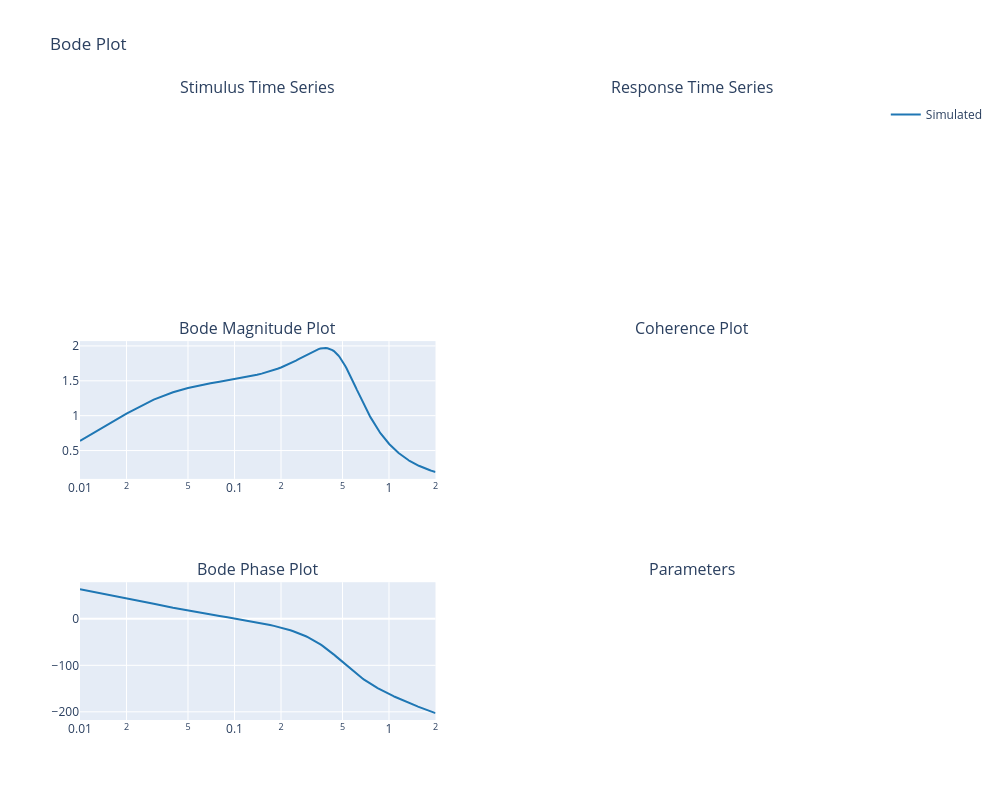

Notebook cell for this chart:
### Code cell
# Run time domain simulations

# Define the stimulus
samplingrate = 90  # Hz
stim = bp.make_stimulus(type="prts_20s", samplingrate=samplingrate)
time = np.arange(0, len(stim) / samplingrate, 1 / samplingrate)

# Set stimulus and samplingrate in model
model.samplingrate = samplingrate
model.stimulus = stim

# Run time domain simulation
TDsim = model.simulate_TD()

model.plot()

### Figure 1 — Plotly figure (JSON) as saved in the notebook; plotly's stock layout.template omitted (floating-point values rounded to 4 significant figures; data arrays with more than 128 entries replaced by an {"elided": "..."} marker saying what was removed)
{"data": [{"line": {"color": "#1f77b4"}, "mode": "lines", "name": "Simulated", "showlegend": true, "type": "scatter", "x": {"elided": "200 float values"}, "xaxis": "x3", "y": {"elided": "200 float values"}, "yaxis": "y3"}, {"line": {"color": "#1f77b4"}, "mode": "lines", "showlegend": false, "type": "scatter", "x": {"elided": "200 float values"}, "xaxis": "x5", "y": {"elided": "200 float values"}, "yaxis": "y5"}], "layout": {"annotations": [{"font": {"size": 16}, "showarrow": false, "text": "Stimulus Time Series", "x": 0.225, "xanchor": "center", "xref": "paper", "y": 1, "yanchor": "bottom", "yref": "paper"}, {"font": {"size": 16}, "showarrow": false, "text": "Response Time Series", "x": 0.775, "xanchor": "center", "xref": "paper", "y": 1, "yanchor": "bottom", "yref": "paper"}, {"font": {"size": 16}, "showarrow": false, "text": "Bode Magnitude Plot", "x": 0.225, "xanchor": "center", "xref": "paper", "y": 0.6111, "yanchor": "bottom", "yref": "paper"}, {"font": {"size": 16}, "showarrow": false, "text": "Coherence Plot", "x": 0.775, "xanchor": "center", "xref": "paper", "y": 0.6111, "yanchor": "bottom", "yref": "paper"}, {"font": {"size": 16}, "showarrow": false, "text": "Bode Phase Plot", "x": 0.225, "xanchor": "center", "xref": "paper", "y": 0.2222, "yanchor": "bottom", "yref": "paper"}, {"font": {"size": 16}, "showarrow": false, "text": "Parameters", "x": 0.775, "xanchor": "center", "xref": "paper", "y": 0.2222, "yanchor": "bottom", "yref": "paper"}], "height": 800, "title": {"text": "Bode Plot"}, "width": 1000, "xaxis": {"anchor": "y", "domain": [0, 0.45]}, "xaxis2": {"anchor": "y2", "domain": [0.55, 1]}, "xaxis3": {"anchor": "y3", "domain": [0, 0.45], "type": "log"}, "xaxis4": {"anchor": "y4", "domain": [0.55, 1]}, "xaxis5": {"anchor": "y5", "domain": [0, 0.45], "type": "log"}, "yaxis": {"anchor": "x", "domain": [0.7778, 1]}, "yaxis2": {"anchor": "x2", "domain": [0.7778, 1]}, "yaxis3": {"anchor": "x3", "domain": [0.3889, 0.6111]}, "yaxis4": {"anchor": "x4", "domain": [0.3889, 0.6111]}, "yaxis5": {"anchor": "x5", "domain": [0, 0.2222]}}}
